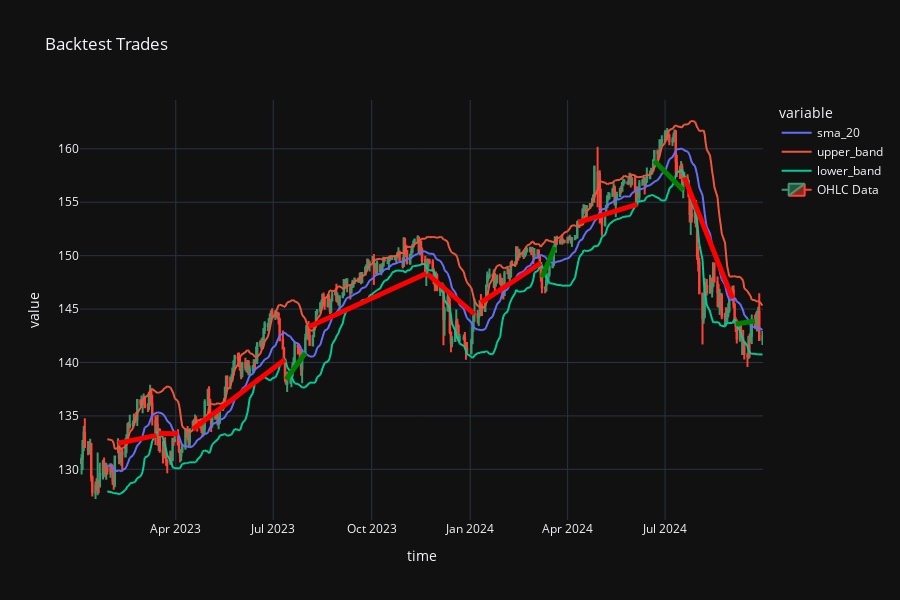

Write notebook code for a chart like this one.
### Code cell
backtest_fig = bt.visualize_backtest(indicators=['sma_20', 'upper_band', 'lower_band'])
backtest_fig

### Figure 1 — Plotly figure (JSON) as saved in the notebook; plotly's stock layout.template omitted (floating-point values rounded to 4 significant figures; data arrays with more than 128 entries replaced by an {"elided": "..."} marker saying what was removed)
{"data": [{"hovertemplate": "variable=sma_20<br>time=%{x}<br>value=%{y}<extra></extra>", "legendgroup": "sma_20", "line": {"color": "#636efa", "dash": "solid"}, "marker": {"symbol": "circle"}, "mode": "lines", "name": "sma_20", "showlegend": true, "x": {"elided": "454 str values"}, "xaxis": "x", "y": {"elided": "454 float values"}, "yaxis": "y", "type": "scattergl"}, {"hovertemplate": "variable=upper_band<br>time=%{x}<br>value=%{y}<extra></extra>", "legendgroup": "upper_band", "line": {"color": "#EF553B", "dash": "solid"}, "marker": {"symbol": "circle"}, "mode": "lines", "name": "upper_band", "showlegend": true, "x": {"elided": "454 str values"}, "xaxis": "x", "y": {"elided": "454 float values"}, "yaxis": "y", "type": "scattergl"}, {"hovertemplate": "variable=lower_band<br>time=%{x}<br>value=%{y}<extra></extra>", "legendgroup": "lower_band", "line": {"color": "#00cc96", "dash": "solid"}, "marker": {"symbol": "circle"}, "mode": "lines", "name": "lower_band", "showlegend": true, "x": {"elided": "454 str values"}, "xaxis": "x", "y": {"elided": "454 float values"}, "yaxis": "y", "type": "scattergl"}, {"close": {"elided": "454 float values"}, "high": {"elided": "454 float values"}, "low": {"elided": "454 float values"}, "name": "OHLC Data", "open": {"elided": "454 float values"}, "x": {"elided": "454 str values"}, "type": "candlestick"}], "layout": {"xaxis": {"anchor": "y", "domain": [0.0, 1.0], "title": {"text": "time"}, "rangeslider": {"visible": false}}, "yaxis": {"anchor": "x", "domain": [0.0, 1.0], "title": {"text": "value"}}, "legend": {"title": {"text": "variable"}, "tracegroupgap": 0}, "title": {"text": "Backtest Trades"}, "height": 600, "shapes": [{"line": {"color": "red", "width": 5}, "type": "line", "x0": "2023-02-06T00:00:00", "x1": "2023-03-14T00:00:00", "y0": 132.4, "y1": 133.2}, {"line": {"color": "red", "width": 5}, "type": "line", "x0": "2023-03-16T00:00:00", "x1": "2023-04-03T00:00:00", "y0": 133.4, "y1": 133.3}, {"line": {"color": "red", "width": 5}, "type": "line", "x0": "2023-04-17T00:00:00", "x1": "2023-07-12T00:00:00", "y0": 133.7, "y1": 140.3}, {"line": {"color": "green", "width": 5}, "type": "line", "x0": "2023-07-13T00:00:00", "x1": "2023-07-31T00:00:00", "y0": 138.4, "y1": 140.9}, {"line": {"color": "red", "width": 5}, "type": "line", "x0": "2023-08-03T00:00:00", "x1": "2023-11-21T00:00:00", "y0": 143.3, "y1": 148.3}, {"line": {"color": "red", "width": 5}, "type": "line", "x0": "2023-11-22T00:00:00", "x1": "2024-01-05T00:00:00", "y0": 148.3, "y1": 144.5}, {"line": {"color": "red", "width": 5}, "type": "line", "x0": "2024-01-11T00:00:00", "x1": "2024-03-07T00:00:00", "y0": 145.6, "y1": 149.3}, {"line": {"color": "green", "width": 5}, "type": "line", "x0": "2024-03-08T00:00:00", "x1": "2024-03-20T00:00:00", "y0": 148.0, "y1": 150.8}, {"line": {"color": "red", "width": 5}, "type": "line", "x0": "2024-04-11T00:00:00", "x1": "2024-06-05T00:00:00", "y0": 153.1, "y1": 154.8}, {"line": {"color": "green", "width": 5}, "type": "line", "x0": "2024-06-21T00:00:00", "x1": "2024-07-18T00:00:00", "y0": 158.9, "y1": 156.1}, {"line": {"color": "red", "width": 5}, "type": "line", "x0": "2024-07-19T00:00:00", "x1": "2024-09-02T00:00:00", "y0": 157.3, "y1": 146.0}, {"line": {"color": "green", "width": 5}, "type": "line", "x0": "2024-09-05T00:00:00", "x1": "2024-09-23T00:00:00", "y0": 143.6, "y1": 143.9}]}}
